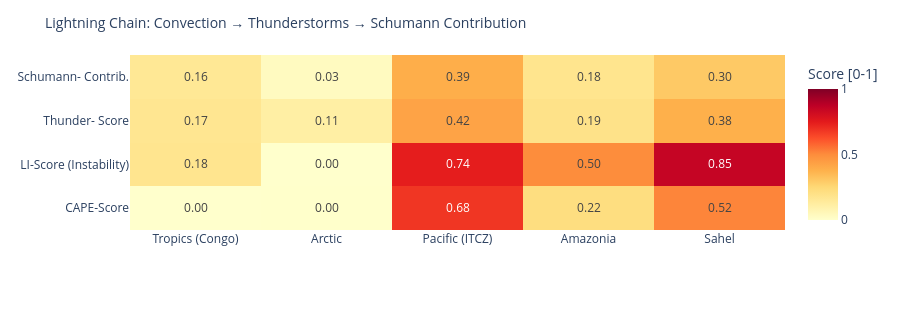

The notebook cell saved with this chart:
### Code cell
# ============================================================
# LIGHTNING CHAIN: Convection → Thunderstorms → Schumann
# Shows the causal chain per measurement point as heatmap
# ============================================================

def cape_score(v):
    """CAPE → normalized score [0,1]"""
    if v is None or pd.isna(v): return 0.0
    return min(1.0, float(v) / 3000)

def li_score(v):
    """Lifted Index: negative = unstable → score [0,1]"""
    if v is None or pd.isna(v): return 0.3
    return min(1.0, max(0.0, (-float(v) + 6) / 12))

def cloud_score(v):
    if v is None or pd.isna(v): return 0.3
    return float(v) / 100

def thunder_score(row):
    """Kombinierter Gewitterwahrscheinlichkeits-Score
    CAPE + LI + Bedeckung + WMO-Gewitter + konvektiver Niederschlag (showers)
    Hinweis: X-Ray und Kp sind kein Bestandteil – nur geomagn./solarer Kontext.
    """
    cs = cape_score(row.get('cape'))
    ls = li_score(row.get('li'))
    cl = cloud_score(row.get('cloud'))
    t  = 1.0 if row.get('thunderstorm') else 0.0
    # Convective precipitation (showers) as additional indicator
    sh = min(1.0, (row.get('showers') or 0) / 5.0)
    return round(cs * 0.30 + ls * 0.25 + cl * 0.15 + t * 0.20 + sh * 0.10, 3)

def schumann_contribution(t_score, lat):
    """Schumann contribution: higher in tropics (±30°), scaled by thunderstorm score"""
    lat_weight = max(0.3, 1.0 - abs(lat) / 60)
    return round(t_score * lat_weight, 3)

df_atm['cape_score']   = df_atm.apply(lambda r: cape_score(r['cape']), axis=1)
df_atm['li_score']     = df_atm.apply(lambda r: li_score(r['li']),    axis=1)
df_atm['thunder_score']= df_atm.apply(lambda r: thunder_score(r.to_dict()), axis=1)
df_atm['schumann_contribution'] = df_atm.apply(
    lambda r: schumann_contribution(r['thunder_score'], r['lat']), axis=1)

metrics = ['cape_score', 'li_score', 'thunder_score', 'schumann_contribution']
labels  = ['CAPE-Score', 'LI-Score\n(Instability)', 'Thunder-\nScore', 'Schumann-\nContrib.']
z_data  = [df_atm[m].tolist() for m in metrics]

fig = go.Figure(go.Heatmap(
    z=z_data,
    x=df_atm['point'].tolist(),
    y=labels,
    colorscale='YlOrRd',
    zmin=0, zmax=1,
    text=[[f'{v:.2f}' for v in row] for row in z_data],
    texttemplate='%{text}', textfont=dict(size=12),
    colorbar=dict(title='Score [0-1]')
))
fig.update_layout(
    title=dict(text='Lightning Chain: Convection → Thunderstorms → Schumann Contribution', font=dict(size=14)),
    height=310,
    plot_bgcolor='rgba(0,0,0,0)', paper_bgcolor='rgba(0,0,0,0)',
    margin=dict(l=130, r=80, t=55, b=80)
)
fig.show()

### Figure 1 — Plotly figure (JSON) as saved in the notebook; plotly's stock layout.template omitted (floating-point values rounded to 4 significant figures)
{"data": [{"colorbar": {"title": {"text": "Score [0-1]"}}, "colorscale": [[0.0, "rgb(255,255,204)"], [0.125, "rgb(255,237,160)"], [0.25, "rgb(254,217,118)"], [0.375, "rgb(254,178,76)"], [0.5, "rgb(253,141,60)"], [0.625, "rgb(252,78,42)"], [0.75, "rgb(227,26,28)"], [0.875, "rgb(189,0,38)"], [1.0, "rgb(128,0,38)"]], "text": [["0.00", "0.00", "0.68", "0.22", "0.52"], ["0.18", "0.00", "0.74", "0.50", "0.85"], ["0.17", "0.11", "0.42", "0.19", "0.38"], ["0.16", "0.03", "0.39", "0.18", "0.30"]], "textfont": {"size": 12}, "texttemplate": "%{text}", "type": "heatmap", "x": ["Tropics (Congo)", "Arctic", "Pacific (ITCZ)", "Amazonia", "Sahel"], "y": ["CAPE-Score", "LI-Score\n(Instability)", "Thunder-\nScore", "Schumann-\nContrib."], "z": [[0.0, 0.003333, 0.6833, 0.22, 0.5167], [0.175, 0.0, 0.7417, 0.5, 0.85], [0.17, 0.113, 0.425, 0.194, 0.383], [0.159, 0.034, 0.39, 0.178, 0.3]], "zmax": 1, "zmin": 0}], "layout": {"height": 310, "margin": {"b": 80, "l": 130, "r": 80, "t": 55}, "paper_bgcolor": "rgba(0,0,0,0)", "plot_bgcolor": "rgba(0,0,0,0)", "title": {"font": {"size": 14}, "text": "Lightning Chain: Convection → Thunderstorms → Schumann Contribution"}}}
